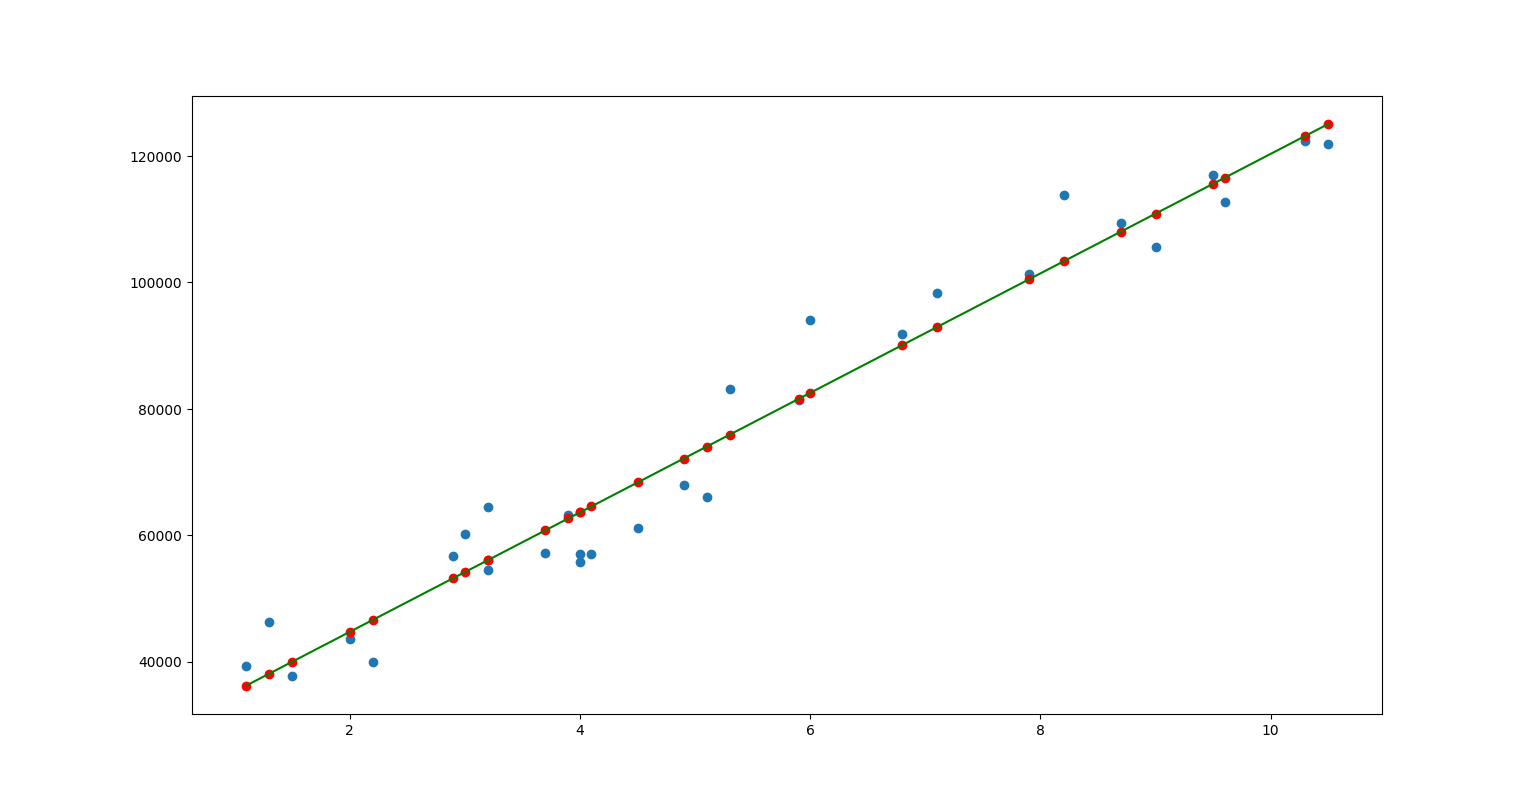

Python code for this plot:
import matplotlib.pyplot as plt
import numpy as np
import pandas as pd

plt.rcParams['figure.figsize'] = (12.0, 9.0)

data = pd.read_csv("p4a.csv")

X = data.iloc[:, 0]
Y = data.iloc[:, 1]

plt.scatter (X, Y)
plt.show()

X_mean = np.mean(X)
Y_mean = np.mean(Y)
num, den = 0, 0
for i in range(len(X)):
    num += (X[i] - X_mean)*(Y[i] - Y_mean)
    den += (X[i] - X_mean)**2
m = num / den
c = Y_mean - m * X_mean
print(m, c)

Y_pred = m * X + c

plt.scatter(X, Y)
plt.scatter(X, Y_pred, color='red')
plt.plot([min(X), max(X)], [min(Y_pred), max(Y_pred)], color="green")
plt.show()
